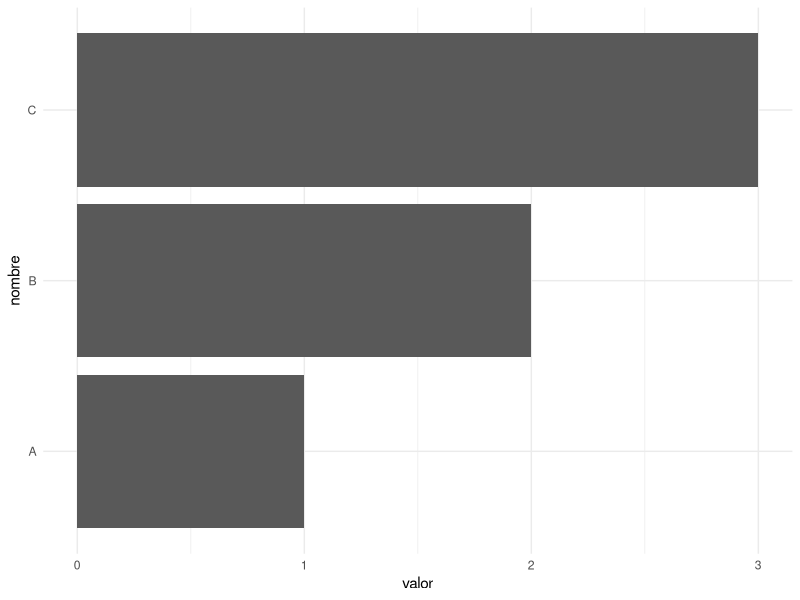
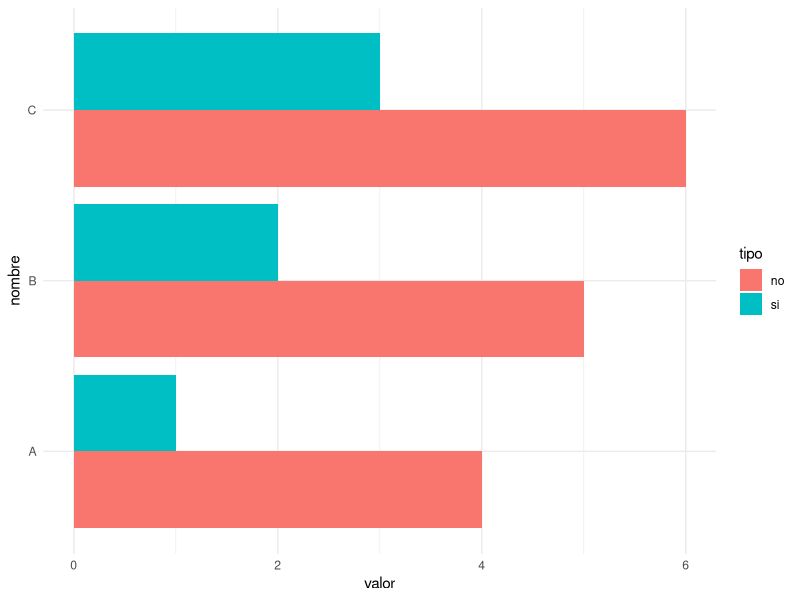
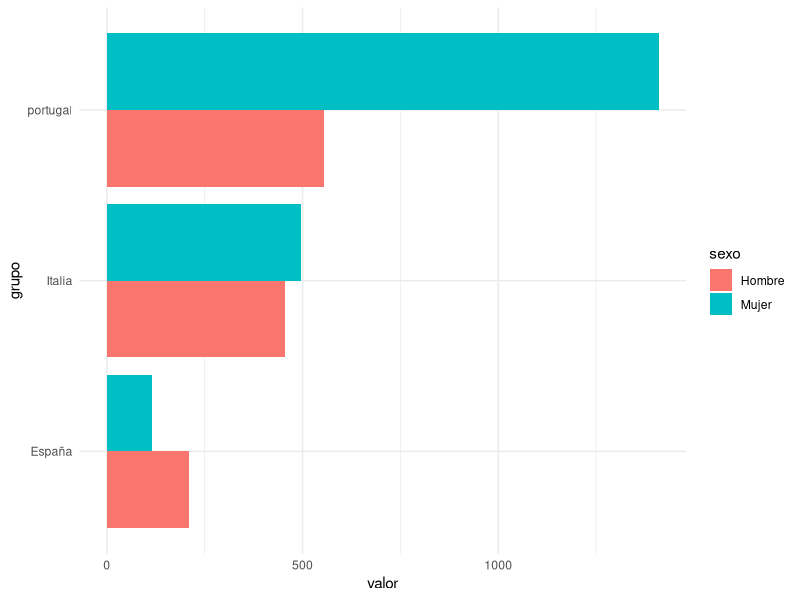

These charts were generated, in order, by the following R code:
# --------------------------------------------------------------
# Gráfico de barras horizontales múltiples 
# --------------------------------------------------------------

#install.packages("ggplot2") # Instalar paquete de visualización gráfica
library(ggplot2) # Cargar la librería gráfica "ggplot2"

nombre <- c("A","B","C")
valor <- c(1,2,3)

datos <- data.frame(nombre=nombre, valor=valor)

ggplot() + 
  geom_bar(data=datos,
           aes(x=nombre, y=valor), 
           stat='identity', 
           position='dodge') +
  coord_flip() + # Poner barras horizontales
  theme_minimal()


# --------------------------------------------------------------
# Gráfico de barras horizontales múltiples discretizado por tipo
# --------------------------------------------------------------

nombre <- c("A","B","C","A","B","C")
tipo <- c(rep("si",3),rep("no",3))
valor <- c(1,2,3,4,5,6)

datos <- data.frame(nombre=nombre,tipo=tipo, valor=valor)

ggplot() + 
  geom_bar(data=datos,
           aes(x=nombre, y=valor, fill=tipo), 
           stat='identity', 
           position='dodge') +
  coord_flip() + # Poner barras horizontales
  theme_minimal()


# --------------------------------------------------------------
# Mismo gráfico, pero sumando los valores de cada bloque
# --------------------------------------------------------------


library(dplyr) # Cargar la librería de manipulación de dataframes "dplyr"

sexo <- c(rep("Hombre",20),rep("Mujer",20),rep("Hombre",20),rep("Mujer",20))
valor <- 1:80
grupo <- c(rep("España",25),rep("Italia",25),rep("portugal",30))

datos <- data.frame(sexo=sexo, valor=valor, grupo=grupo)

datos <- datos %>%
  group_by(grupo, sexo) %>%
  summarise(valor = sum(valor, na.rm = TRUE)) 

ggplot(datos, aes(x=grupo, y=valor, fill = sexo)) +
  geom_bar(stat = "identity", position = "dodge") +
  coord_flip() +
  theme_minimal()
